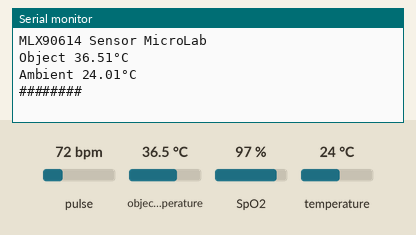
Recording of a sketch running on a simulated Arduino Uno, built with avr-gcc and run on an emulated ATmega328P. Shown: the last lines printed to the serial monitor. The test bench sets the inputs (shaded band); at power-on: object temperature 36.5 °C, temperature 24 °C, pulse 72 bpm, SpO2 97 %.

Above: at 2.2 s.
2.3 s: object temperature set to 20 °C
At 3.5 s:
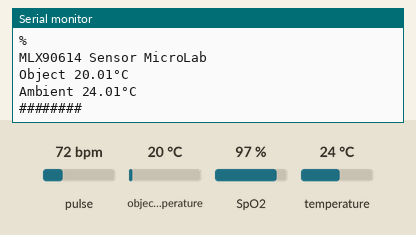
4.6 s: temperature set to 12 °C
At 6.4 s:
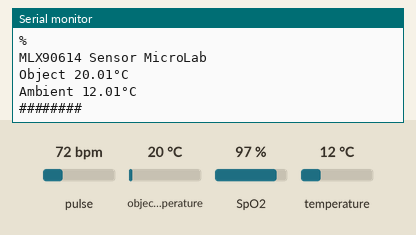
6.9 s: object temperature set to 26 °C
At 8.1 s:
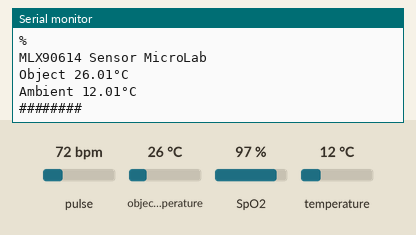
9.2 s: pulse set to 42 bpm
16.5 s: SpO2 set to 80 %
Timing chart, 0 to 19.5 s (numbered marks = the images above; inputs shaded):
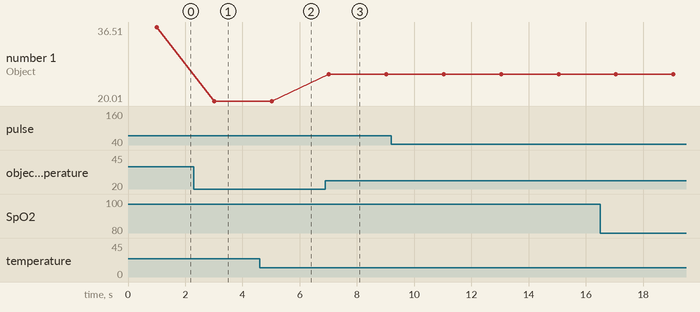

The sketch:

Multiple_I2C.ino
```cpp
#include <Wire.h>
#include "MAX30100_PulseOximeter.h"
#define REPORTING_PERIOD_MS     1000
#include <Adafruit_MLX90614.h>
char *Object_Type[]={"Object","Ambient"};

Adafruit_MLX90614 MLX_Sensor = Adafruit_MLX90614();
PulseOximeter pox;
uint32_t tsLastReport = 0;
unsigned long cnt = 0;


//int address_sensor1= 87; //pulse oximeter

//int address_sensor2= 90; //temperature

void onBeatDetected()
{
    Serial.println("Beat!");
}

void setup() {
  // put your setup code here, to run once:
Serial.begin(115200); //this creates the Serial Monitor
delay(1000);

}

void loop() {
  // put your main code here, to run repeatedly:
   MLX_Sensor.begin(0x5A);

        Serial.println("MLX90614 Sensor MicroLab");
         Display_Temperature('A'); //Get Object temperature in Celsius
         Display_Temperature('B'); //Get Ambient temperature in Celsius

        Serial.println("########");

        delay(2000);
         if (!pox.begin(0x57)) {
        Serial.println("FAILED");
        for(;;);
    } else {
        Serial.println("SUCCESS");
    }
     pox.setIRLedCurrent(MAX30100_LED_CURR_7_6MA);

    // Register a callback for the beat detection
    pox.setOnBeatDetectedCallback(onBeatDetected);

        pox.update();
    if (millis() - tsLastReport > REPORTING_PERIOD_MS) {

        cnt = cnt + 1;
        if(cnt >6)
        {
          // if(pox.getHeartRate()>0 and pox.getSpO2() >0)
        //{


          Serial.print("Heart rate:");
          Serial.print(pox.getHeartRate());
            Serial.print("bpm / SpO2:");
        Serial.print(pox.getSpO2());

        }
        else
        {
          Serial.println("FInding...Take Deep breathe");
          pox.getHeartRate();
          pox.getSpO2();
        }


       Serial.println("%");

        tsLastReport = millis();

    }


}

float Get_Temperature_Sample(char type)
{
    float temp_value;
    float Object_Temperature = MLX_Sensor.readObjectTempC();
    float Ambient_Temperature = MLX_Sensor.readAmbientTempC();
   if(type =='A')
   {
    temp_value = Object_Temperature;
   }else if(type =='B')
   {
    temp_value = Ambient_Temperature;
   }
   return temp_value;

}
void Display_Temperature(char type)
{
  float temp_data =Get_Temperature_Sample(type);

  if(type =='A')
  {
    Serial.print(Object_Type[0]);
    Serial.print(" ");
    Serial.print(temp_data);
    Serial.print("°");
    Serial.println("C");
  }else if(type =='B')
  {
    Serial.print(Object_Type[1]);
    Serial.print(" ");
    Serial.print(temp_data);
    Serial.print("°");
    Serial.println("C");
  }

}
```

Measured:
- after the input at 2.3 s, the serial monitor: prints a new line after 0.71 s (image 1)
- after the input at 4.6 s, the serial monitor: prints a new line after 0.42 s (image 2)
- after the input at 6.9 s, the serial monitor: prints a new line after 0.12 s (image 3)
- plotted number 1: 36.51 → 20.01 after the input at 2.3 s, 20.01 → 26.01 after the input at 6.9 s
